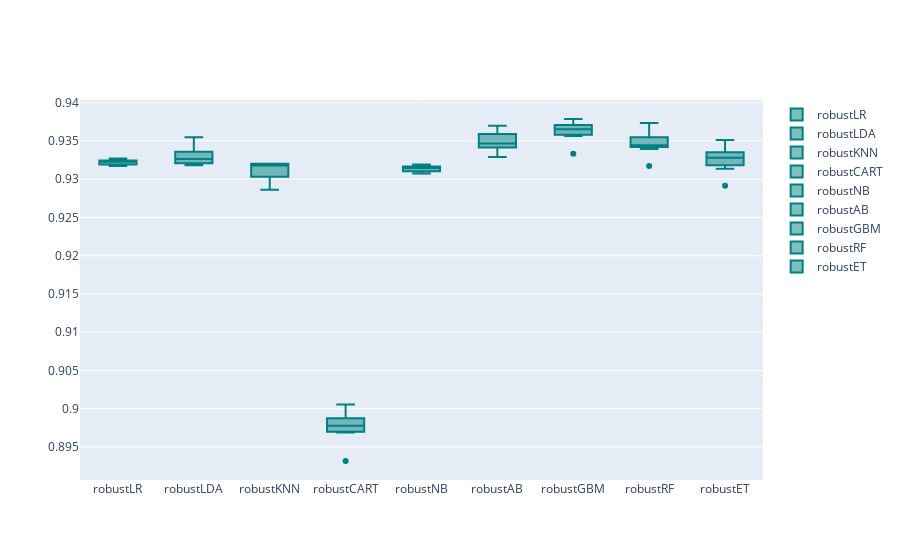

Notebook code for this chart:
### Code cell
models = GetScaledModel('robust')
names,results = BasedLine2(train_imputed, y_train,models)
PlotBoxR().PlotResult(names,results)
scaledScoreRobust = ScoreDataFrame(names,results)
compareModels = pd.concat([compareModels, scaledScoreRobust], ignore_index=True)
compareModels

### Figure 1 — Plotly figure (JSON) as saved in the notebook; plotly's stock layout.template omitted (floating-point values rounded to 4 significant figures)
{"data": [{"marker": {"color": "rgb(0, 128, 128)"}, "name": "robustLR", "type": "box", "y": [0.9324, 0.9323, 0.9324, 0.9317, 0.9325, 0.9323, 0.9327, 0.9319, 0.9317, 0.9321]}, {"marker": {"color": "rgb(0, 128, 128)"}, "name": "robustLDA", "type": "box", "y": [0.9336, 0.9326, 0.9323, 0.9321, 0.9355, 0.9326, 0.9336, 0.932, 0.9318, 0.9343]}, {"marker": {"color": "rgb(0, 128, 128)"}, "name": "robustKNN", "type": "box", "y": [0.9318, 0.932, 0.932, 0.932, 0.9308, 0.9303, 0.932, 0.9286, 0.9293, 0.9317]}, {"marker": {"color": "rgb(0, 128, 128)"}, "name": "robustCART", "type": "box", "y": [0.8988, 0.897, 0.8977, 0.8995, 0.9005, 0.8982, 0.8979, 0.8932, 0.8972, 0.8969]}, {"marker": {"color": "rgb(0, 128, 128)"}, "name": "robustNB", "type": "box", "y": [0.9319, 0.9312, 0.9318, 0.9316, 0.9316, 0.9316, 0.9314, 0.9308, 0.9308, 0.931]}, {"marker": {"color": "rgb(0, 128, 128)"}, "name": "robustAB", "type": "box", "y": [0.9345, 0.9344, 0.9359, 0.9341, 0.9364, 0.9357, 0.937, 0.9329, 0.934, 0.9348]}, {"marker": {"color": "rgb(0, 128, 128)"}, "name": "robustGBM", "type": "box", "y": [0.9362, 0.9371, 0.9364, 0.9358, 0.9374, 0.9379, 0.9371, 0.9333, 0.9356, 0.9366]}, {"marker": {"color": "rgb(0, 128, 128)"}, "name": "robustRF", "type": "box", "y": [0.9361, 0.9342, 0.9355, 0.9349, 0.9373, 0.934, 0.9345, 0.9317, 0.9343, 0.9344]}, {"marker": {"color": "rgb(0, 128, 128)"}, "name": "robustET", "type": "box", "y": [0.9326, 0.9314, 0.9351, 0.9329, 0.9335, 0.9332, 0.9348, 0.9292, 0.9318, 0.9327]}], "layout": {}}
